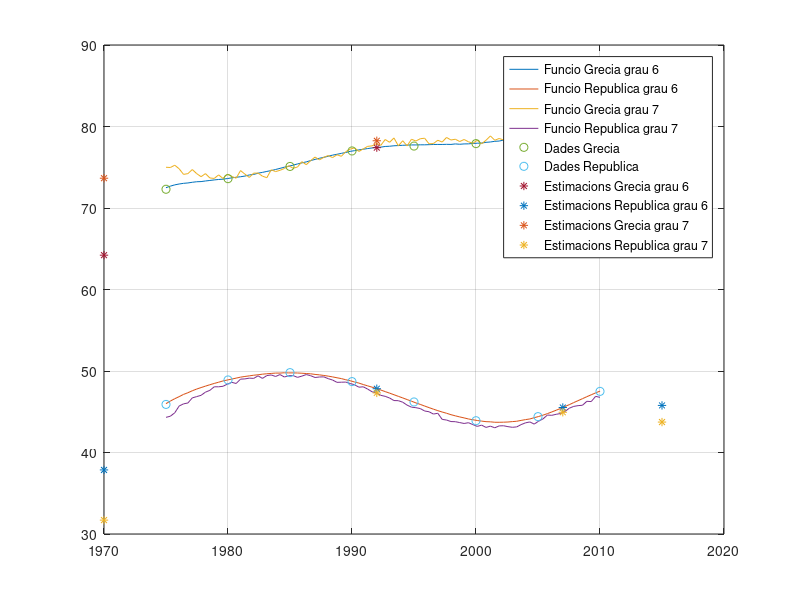

Source code (MATLAB):
%% 1.4. Aproximacio de dades.
%  Apartat C

clc
clear all
format short e

x=[1975 1980 1985 1990 1995 2000 2005 2010];
y1=[72.3 73.6 75.1 77.0 77.6 77.9 79.2 80.4];
y2=[45.9 48.9 49.8 48.7 46.2 43.9 44.4 47.5];

c1=polyfit(x,y1,6);
c2=polyfit(x,y2,6);

c3=polyfit(x,y1,7);
c4=polyfit(x,y2,7);

z=linspace(x(1),x(end),100);

p1=polyval(c1,z);
p2=polyval(c2,z);

p3=polyval(c3,z);
p4=polyval(c4,z);

x2=[1970 1992 2007 2015];
estimacio_G_6=polyval(c1,[1970 1992 2007 2015]);
estimacio_R_6=polyval(c2,[1970 1992 2007 2015]);

estimacio_G_7=polyval(c3,[1970 1992 2007 2015]);
estimacio_R_7=polyval(c4,[1970 1992 2007 2015]);

plot(z,p1,z,p2,z,p3,z,p4, x, y1,'o',x,y2,'o',x2,estimacio_G_6,'*',x2,estimacio_R_6,'*',x2,estimacio_G_7,'*',x2,estimacio_R_7,'*');grid on;
legend('Funcio Grecia grau 6','Funcio Republica grau 6','Funcio Grecia grau 7','Funcio Republica grau 7','Dades Grecia','Dades Republica','Estimacions Grecia grau 6', 'Estimacions Republica grau 6','Estimacions Grecia grau 7', 'Estimacions Republica grau 7', 'Location', 'best')
